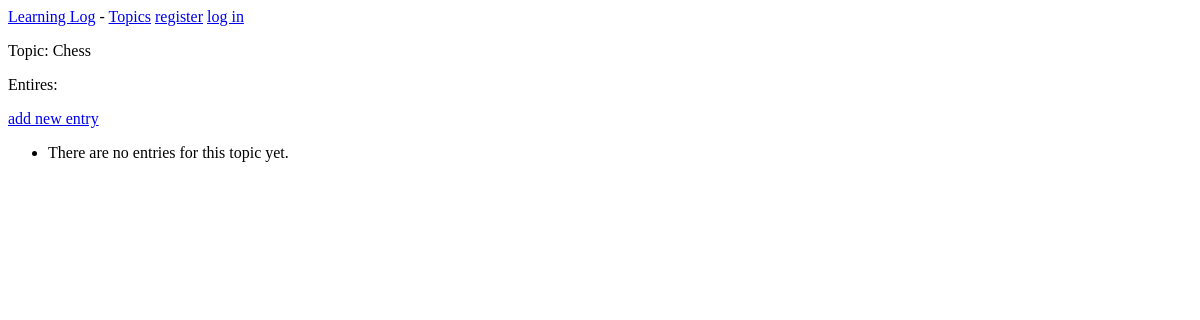
The app's page /topics/1/, older data.
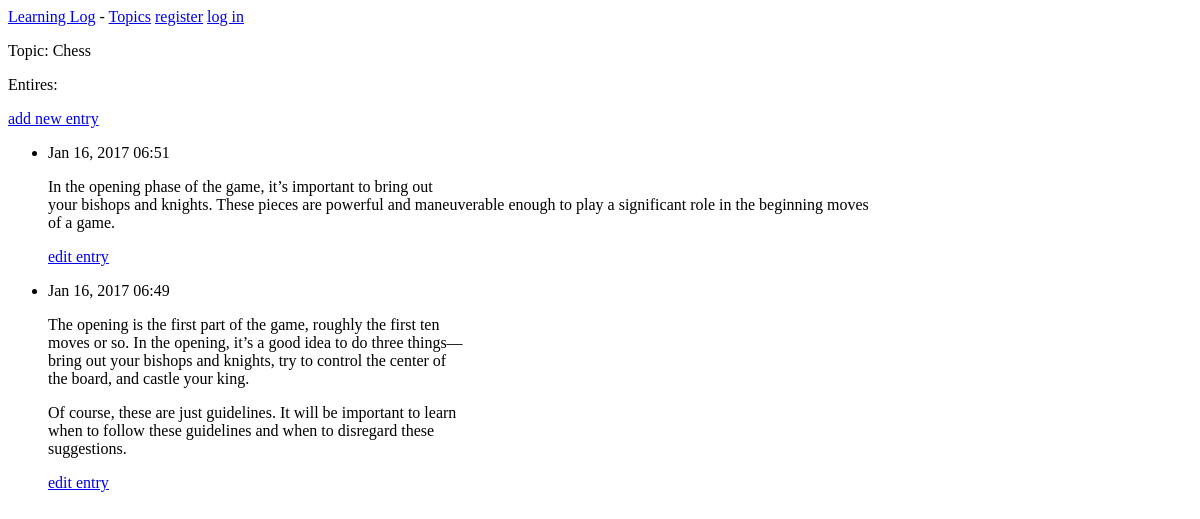
The same page, newer data.
### learning_logs/models.py (models this page shows, shortened)
class Topic(models.Model):
    text = models.CharField(max_length=200)
    date_added = models.DateTimeField(auto_now_add=True)
    def __str__(self):
        return self.text

class Entry(models.Model):
    topic = models.ForeignKey(Topic)
    text = models.TextField()
    date_added = models.DateTimeField(auto_now_add=True)
    class Meta:
        verbose_name_plural = 'entries'

### learning_logs/views.py (the view)
# urls.py: url(r'^topics/(?P<topic_id>\d+)/$', views.topic, name='topic'),
def topic(request, topic_id):
    topic = Topic.objects.get(id=topic_id)
    entries = topic.entry_set.order_by('-date_added')
    context = {'topic': topic, 'entries': entries}
    return render(request, 'topic.html', context)

### templates/topic.html
{% extends 'base.html' %}
{% block content %}
    <p>Topic: {{ topic }}</p>
    <p>Entires:</p>
    <p>
        <a href="{% url 'learning_logs:new_entry' topic.id %}">add new entry</a>
    </p>
    <ul>
        {% for entry in entries %}
            <li>
                <p>{{ entry.date_added|date:'M d, Y H:i' }}</p>
                <p>{{ entry.text|linebreaks }}</p>
                <p>
                    <a href="{% url 'learning_logs:edit_entry' entry.id %}">edit entry</a>
                </p>
            </li>
        {% empty %}
            <li>
                There are no entries for this topic yet.
            </li>
        {% endfor %}
    </ul>
{% endblock %}

### templates/base.html
<p>
    <a href="{% url 'learning_logs:index' %}">Learning Log</a> -
    <a href="{% url 'learning_logs:topics' %}">Topics</a>
    {% if user.is_authenticated %}
        Hello, {{ user.username }}.
        <a href="{% url 'users:logout' %}">log out</a>
    {% else %}
        <a href="{% url 'users:register' %}">register</a>
        <a href="{% url 'users:login' %}">log in</a>
    {% endif %}
</p>
{% block content %}{% endblock %}

Row changes from the older to the newer data that the page shows:
added Entry: date_added "Jan 16, 2017 06:51", text "In the opening phase of the game, it’s important to bring out your bishops and knights. These pieces are powerful and maneuverable enough to play a significant role in the beginning moves of a game."
added Entry: date_added "Jan 16, 2017 06:49", text "The opening is the first part of the game, roughly the first ten moves or so. In the opening, it’s a good idea to do three things— bring out your bishops and knights, try to control the center of the board, and castle your king. Of course, these are just guidelines. It will be important to learn when to follow these guidelines and when to disregard these suggestions."
Text that changed along with them:
text no longer shown: "There are no entries for this topic yet."
